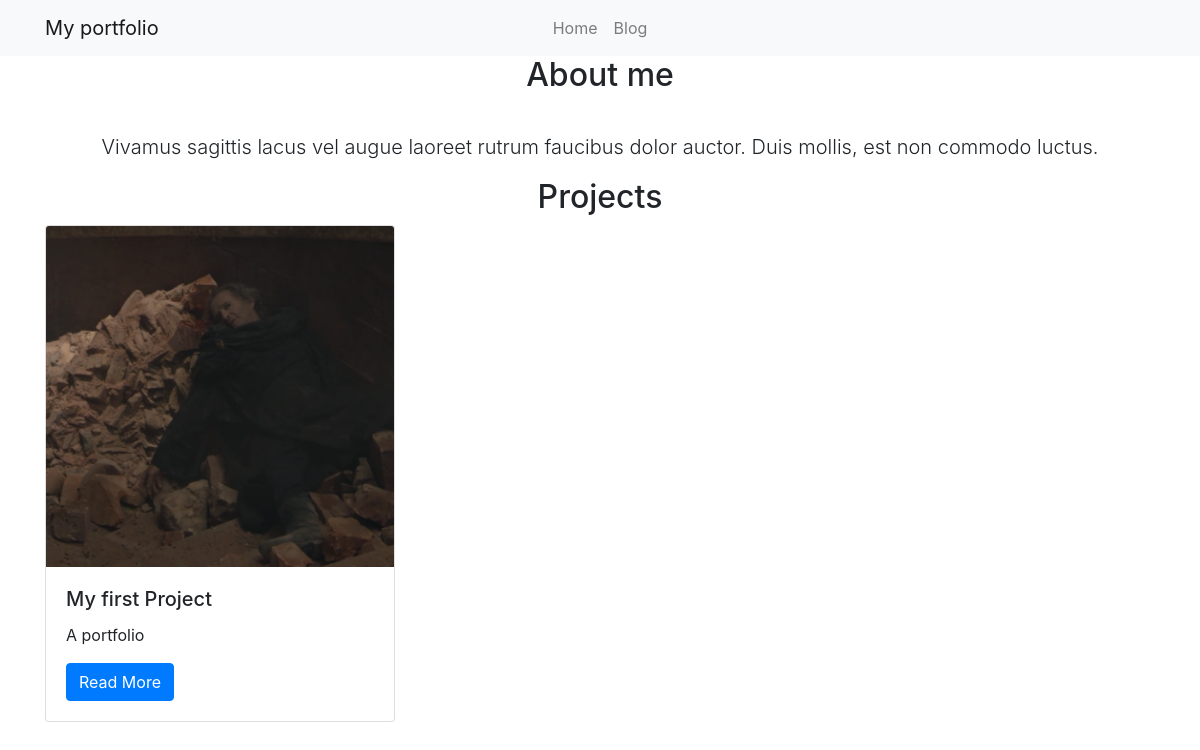
The page / on the database its author committed.
### projects/models.py (models this page shows)
class Project(models.Model):
	title = models.CharField(max_length=100)
	description = models.TextField()
	technology = models.CharField(max_length=20)
	image = models.FilePathField(path="projects/static/img")

### projects/views.py (the view)
# urls.py: path("", views.project_index, name="project_index"),
def project_index(request):
	projects = Project.objects.all()
	context = {
		'projects': projects
	}
	return render(request, 'project_index.html', context)

### projects/templates/project_index.html (shortened to what this page needs)
{% extends "base.html" %}
{% load static %}
{% block page_content %}
  <div class="row justify-content-md-center">
    <h2>About me</h2>
    </div>
<div class="container">
  <div class="row justify-content-md-center">
    <p class="lead">
      <br/>
  Vivamus sagittis lacus vel augue laoreet rutrum faucibus dolor auctor. Duis mollis, est non commodo luctus.
</p>
</div>
</div>
<div class="row justify-content-md-center">
<h2>Projects</h2>
</div>
<div class="row">
{% for project in projects %}
    <div class="col-md-4">
        <div class="card mb-2">
            <img class="card-img-top" src="{% static project.image %}">
            <div class="card-body">
                <h5 class="card-title">{{ project.title }}</h5>
                <p class="card-text">{{ project.description }}</p>
                <a href="{% url 'project_detail' project.pk %}"
                   class="btn btn-primary">
                    Read More
                </a>
            </div>
        </div>
    </div>
    {% endfor %}
</div>
{% endblock %}

### projects/templates/base.html (shortened to what this page needs)
<!DOCTYPE html>
<link rel="stylesheet" href="https://stackpath.bootstrapcdn.com/bootstrap/4.1.3/css/bootstrap.min.css"
<link rel="stylesheet" type="text/css" href="style.css">
<nav class="navbar navbar-expand-lg navbar-light bg-light">
    <div class="container">
        <a class="navbar-brand" href="{% url 'project_index' %}">My portfolio</a>
        <div class="collapse navbar-collapse" id="navbarSupportedContent">
          <ul class="nav navbar-nav navbar-center">
            <li class="nav-item">
              <a class="nav-link" href="{% url 'project_index' %}">Home</a>
            </li>
            <li class="nav-item">
              <a class="nav-link" href="/blog">Blog</a>
            </li>
          </ul>
        </div>
    </div>
</nav>
<div class="container">
    {% block page_content %}{% endblock %}
</div>
</html>

### projects/templates/css.html (style rules this page uses)
* { margin: 200; padding: 0; box-sizing: border-box; }
.navbar-nav.navbar-center { position: absolute; left: 50%; transform: translatex(-50%); }

### rows shown on the page
Project: image (picture), title "My first Project", description "A portfolio"
